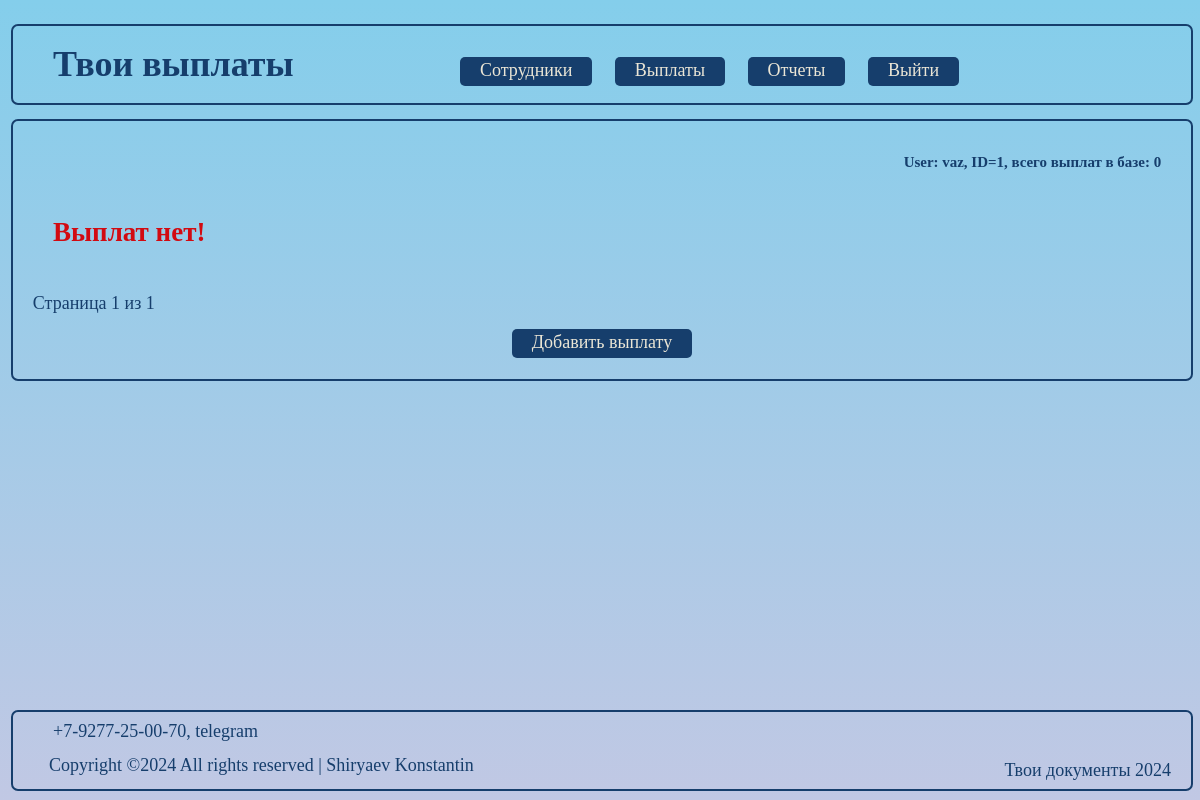
Page /charge (signed in) on the earlier database version.
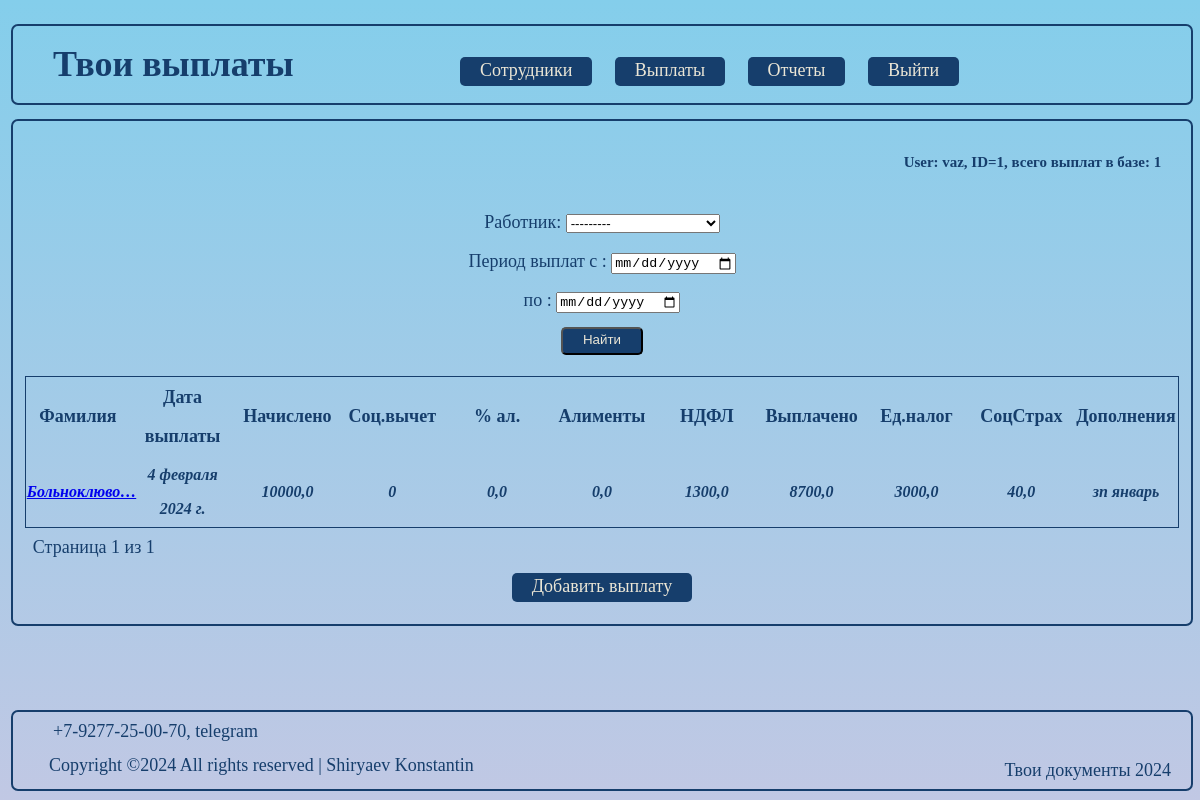
Same page on the later database version.
### taxes/models.py (models this page shows, shortened)
class Accruals_and_taxes(models.Model):
    worker = models.ForeignKey(Staff, on_delete=models.CASCADE, verbose_name='Работник')
    payment_date = models.DateField(verbose_name='Дата выплаты')
    reporting_date = models.DateField(verbose_name='Дата начисления', default=default_datetime, blank= True,null=True)
    accrued = models.FloatField(verbose_name='Начислено')
    alimony = models.FloatField(default=0, verbose_name='Алименты в %')
    description = models.TextField(blank=True, verbose_name='Описание')
    class Meta:
        verbose_name = 'Начисления'
    def social_deductions(self):
        dependents = self.worker.dependents
        if dependents <= 2:
            return dependents * 1400
        elif dependents >= 3:
            return 2800 + (3000 * int(dependents - 2))
        else:
            return dependents == 0
    def income_tax(self):
        accrued = self.accrued
        social_deductions = self.social_deductions()
        return (accrued - social_deductions) * 0.13
    def alimony_tax(self):
        accrued = self.accrued
        alimony = self.alimony
        return accrued * alimony * 0.01
    def salary(self):
        accrued = self.accrued
        alimony_tax = self.alimony_tax()
        income_tax = self.income_tax()
        return accrued - (alimony_tax + income_tax)
    def single_tax(self):
        accrued = self.accrued
        return accrued * 0.3
    def injury_insurance(self):
        accrued = self.accrued
        return accrued * 0.004
    class Meta:
        verbose_name = 'Выплата'
        verbose_name_plural = 'Выплаты'

class Staff(models.Model):
    author = models.ForeignKey(User, on_delete=models.CASCADE, verbose_name='Компания')
    surname = models.CharField(max_length=24, verbose_name='Фамилия')
    name = models.CharField(max_length=24, verbose_name='Имя')
    patronimic = models.CharField(max_length=24, blank=True, verbose_name='Отчество')
    ITN = models.PositiveBigIntegerField(unique=True, validators=[MaxValueValidator(999999999999)], verbose_name='ИНН')
    post = models.CharField(max_length=24, verbose_name='Должность')
    dependents = models.IntegerField(default=0, verbose_name='Иждивенцы')
    employment_date = models.DateField(null=True, verbose_name='Дата приёма')
    description = models.TextField(max_length=150, blank=True, verbose_name='Описание')
    class Meta:
        ordering = ['surname']
        indexes = [
            models.Index(fields=['surname']),
            ]
        verbose_name = 'Сотрудники'
        verbose_name_plural = 'Персонал'
    def __str__(self):
        return f'{self.surname} {self.name}'

### taxes/views.py (the view)
# urls.py: path('charge', Pay_and_ChargesList.as_view(queryset=Accruals_and_taxes.objects.all().order_by('payment_date', 'worker')), name='charge'),
class Pay_and_ChargesList(LoginRequiredMixin, ListView):
    model = Accruals_and_taxes
    template_name = 'pay_charges/pay_and_charges.html'
    context_object_name = 'accruals_and_taxes'
    filter_class = ChargesFilter
    paginate_by = 3
    def get_context_data(self, **kwargs):
        context = super().get_context_data(**kwargs)
        context['filter'] = ChargesFilter(self.request.GET, queryset=self.get_queryset())
        return context
    def get_queryset(self):
        self.filter = self.filter_class(self.request.GET, super().get_queryset())
        return self.filter.qs.all()

### taxes/templates/pay_charges/pay_and_charges.html
{% extends 'flatpages/default.html' %}
{% block content %}
<h5 class="title_1">User: {{ request.user.username }}, ID={{ request.user.id }}, всего выплат в базe: {{ paginator.count }}</h5>
   {% if accruals_and_taxes %}
<div class="search_1">
<form class="search-doc" method="GET">
 {{ filter.form }}
<div class="d-grid gap-3 col-3 btn-wrapper">
    <input type="submit" class="btn" value="Найти">
</div>
</form>
</div>
    <table class="table_blur">
        <thead>
           <tr>
               <th scope="col">Фамилия</th>
               <th scope="col">Дата выплаты</th>
               <th scope="col">Начислено</th>
               <th scope="col">Соц.вычет</th>
               <th scope="col">% ал.</th>
               <th scope="col">Алименты</th>
               <th scope="col">НДФЛ</th>
               <th scope="col">Выплачено</th>
               <th scope="col">Ед.налог</th>
               <th scope="col">СоцСтрах</th>
               <th scope="col">Дополнения</th>
            </tr>
        </thead>
        <tbody class="stab">
            {% for accruals_and_taxes in accruals_and_taxes %}
           <tr>
               <th scope="row">
                  <a href="{% url 'charges' accruals_and_taxes.id %}" class="link-dark">{{ accruals_and_taxes.worker|truncatechars:12 }}</a>
               </th>
               <th scope="row">{{ accruals_and_taxes.payment_date }}</th>
               <th scope="row">{{ accruals_and_taxes.accrued }}</th>
               <th scope="row">{{ accruals_and_taxes.social_deductions }}</th>
               <th scope="row">{{ accruals_and_taxes.alimony }}</th>
               <th scope="row">{{ accruals_and_taxes.alimony_tax }}</th>
               <th scope="row">{{ accruals_and_taxes.income_tax }}</th>
               <th scope="row">{{ accruals_and_taxes.salary }}</th>
               <th scope="row">{{ accruals_and_taxes.single_tax }}</th>
               <th scope="row">{{ accruals_and_taxes.injury_insurance }}</th>
               <th scope="row">{{ accruals_and_taxes.description|truncatechars:12 }}</th>
            </tr>
           {% endfor %}
        </tbody>
    </table>
   {% else %}
       <h2 class="doc-none">Выплат нет!</h2>
   {% endif %}
   {% include "pagination.html" with page=page_obj %}
   <div class="btn-wrapper">
       <a class="btn" href="/char_create">Добавить выплату</a>
   </div >
{% endblock content %}

Differences in the rows shown:
added Accruals_and_taxes: worker "Больноклюво…", payment_date "4 февраля 2024 г.", accrued "10000,0", social_deductions "0", alimony "0,0", alimony_tax "0,0", income_tax "1300,0", salary "8700,0", single_tax "3000,0", injury_insurance "40,0", description "зп январь"
Other differences:
{{ paginator.count }}: "0" → "1"
form field worker: (not shown) → "---------"
form field value: (not shown) → "Найти"
text no longer shown: "Выплат нет!"
text now shown: "Работник: Период выплат с : по : Фамилия Дата выплаты Начислено Соц.вычет % ал. Алименты НДФЛ Выплачено Ед.налог СоцСтрах Дополнения"
